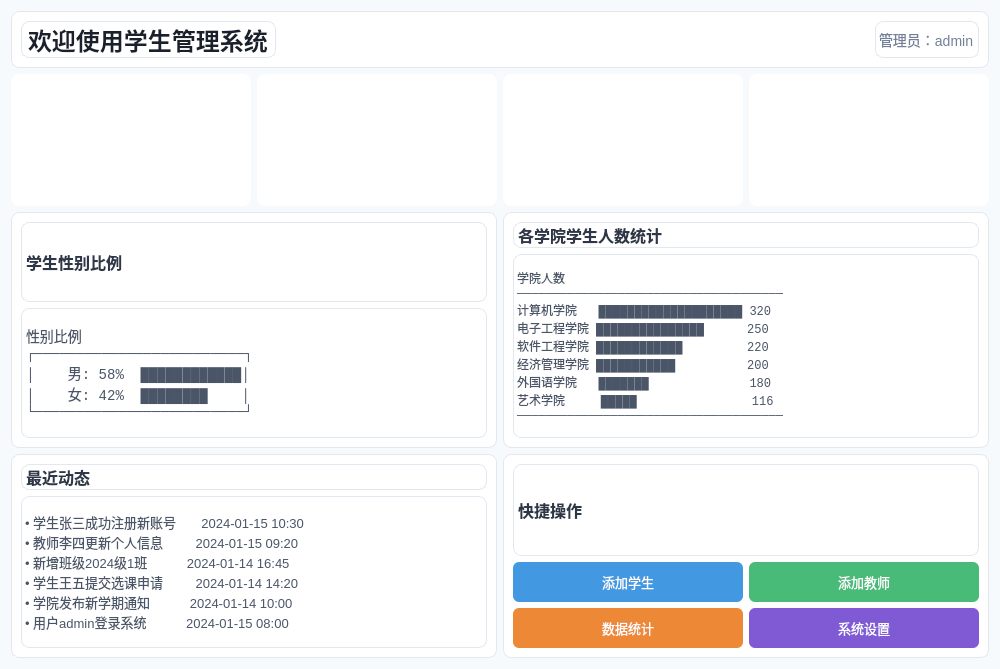
<?xml version="1.0" encoding="UTF-8"?>
<ui version="4.0">
 <class>HomePage</class>
 <widget class="QWidget" name="HomePage">
  <property name="geometry">
   <rect>
    <x>0</x>
    <y>0</y>
    <width>1000</width>
    <height>650</height>
   </rect>
  </property>
  <property name="styleSheet">
   <string notr="true">QWidget {
    background: #f7fafc;
}
QFrame {
    background: white;
    border-radius: 8px;
    border: 1px solid #e2e8f0;
}
QLabel {
    color: #4a5568;
}
</string>
  </property>
  <layout class="QVBoxLayout" name="verticalLayout">
   <item>
    <widget class="QFrame" name="headerFrame">
     <layout class="QHBoxLayout" name="horizontalLayout">
      <item>
       <widget class="QLabel" name="welcomeLabel">
        <property name="styleSheet">
         <string notr="true">font-size: 24px; font-weight: bold; color: #1a202c;</string>
        </property>
        <property name="text">
         <string>欢迎使用学生管理系统</string>
        </property>
       </widget>
      </item>
      <item>
       <spacer name="horizontalSpacer">
        <property name="orientation">
         <enum>Qt::Orientation::Horizontal</enum>
        </property>
        <property name="sizeHint" stdset="0">
         <size>
          <width>40</width>
          <height>20</height>
         </size>
        </property>
       </spacer>
      </item>
      <item>
       <widget class="QLabel" name="userLabel">
        <property name="styleSheet">
         <string notr="true">font-size: 14px; color: #718096;</string>
        </property>
        <property name="text">
         <string>管理员：admin</string>
        </property>
       </widget>
      </item>
     </layout>
    </widget>
   </item>
   <item>
    <layout class="QHBoxLayout" name="horizontalLayout_2">
     <item>
      <widget class="QFrame" name="studentCountFrame">
       <property name="styleSheet">
        <string notr="true">QFrame {
        background-color: qlineargradient(
            x1:0, y1:0,
            x2:1, y2:1,
            stop:0 #667eea,
            stop:1 #764ba2
        );
        border: none;
    }
    QLabel {
        color: white;
    }</string>
       </property>
       <layout class="QVBoxLayout" name="verticalLayout_2">
        <item>
         <widget class="QLabel" name="studentIcon">
          <property name="styleSheet">
           <string notr="true">font-size: 32px;</string>
          </property>
          <property name="text">
           <string>学生</string>
          </property>
         </widget>
        </item>
        <item>
         <widget class="QLabel" name="studentCount">
          <property name="styleSheet">
           <string notr="true">font-size: 28px; font-weight: bold;</string>
          </property>
          <property name="text">
           <string>1,286</string>
          </property>
         </widget>
        </item>
        <item>
         <widget class="QLabel" name="studentLabel">
          <property name="styleSheet">
           <string notr="true">font-size: 14px; opacity: 0.9;</string>
          </property>
          <property name="text">
           <string>学生总数</string>
          </property>
         </widget>
        </item>
       </layout>
      </widget>
     </item>
     <item>
      <widget class="QFrame" name="teacherCountFrame">
       <property name="styleSheet">
        <string notr="true">QFrame {
        background-color: qlineargradient(
            x1:0, y1:0,
            x2:1, y2:1,
            stop:0 #f093fb,
            stop:1 #f5576c
        );
    border: none;
}
QLabel {
    color: white;
}</string>
       </property>
       <layout class="QVBoxLayout" name="verticalLayout_3">
        <item>
         <widget class="QLabel" name="teacherIcon">
          <property name="styleSheet">
           <string notr="true">font-size: 32px;</string>
          </property>
          <property name="text">
           <string>教师</string>
          </property>
         </widget>
        </item>
        <item>
         <widget class="QLabel" name="teacherCount">
          <property name="styleSheet">
           <string notr="true">font-size: 28px; font-weight: bold;</string>
          </property>
          <property name="text">
           <string>320</string>
          </property>
         </widget>
        </item>
        <item>
         <widget class="QLabel" name="teacherLabel">
          <property name="styleSheet">
           <string notr="true">font-size: 14px; opacity: 0.9;</string>
          </property>
          <property name="text">
           <string>教师总数</string>
          </property>
         </widget>
        </item>
       </layout>
      </widget>
     </item>
     <item>
      <widget class="QFrame" name="classCountFrame">
       <property name="styleSheet">
        <string notr="true">QFrame {
        background-color: qlineargradient(
            x1:0, y1:0,
            x2:1, y2:1,
            stop:0 #4facfe,
            stop:1 #00f2fe
        );
    border: none;
}
QLabel {
    color: white;
}</string>
       </property>
       <layout class="QVBoxLayout" name="verticalLayout_4">
        <item>
         <widget class="QLabel" name="classIcon">
          <property name="styleSheet">
           <string notr="true">font-size: 32px;</string>
          </property>
          <property name="text">
           <string>班级</string>
          </property>
         </widget>
        </item>
        <item>
         <widget class="QLabel" name="classCount">
          <property name="styleSheet">
           <string notr="true">font-size: 28px; font-weight: bold;</string>
          </property>
          <property name="text">
           <string>48</string>
          </property>
         </widget>
        </item>
        <item>
         <widget class="QLabel" name="classLabel">
          <property name="styleSheet">
           <string notr="true">font-size: 14px; opacity: 0.9;</string>
          </property>
          <property name="text">
           <string>班级总数</string>
          </property>
         </widget>
        </item>
       </layout>
      </widget>
     </item>
     <item>
      <widget class="QFrame" name="collegeCountFrame">
       <property name="styleSheet">
        <string notr="true">QFrame {
        background-color: qlineargradient(
            x1:0, y1:0,
            x2:1, y2:1,
            stop:0 #43e97b,
            stop:1 #38f9d7
        );
    border: none;
}
QLabel {
    color: white;
}</string>
       </property>
       <layout class="QVBoxLayout" name="verticalLayout_5">
        <item>
         <widget class="QLabel" name="collegeIcon">
          <property name="styleSheet">
           <string notr="true">font-size: 32px;</string>
          </property>
          <property name="text">
           <string>学校️</string>
          </property>
         </widget>
        </item>
        <item>
         <widget class="QLabel" name="collegeCount">
          <property name="styleSheet">
           <string notr="true">font-size: 28px; font-weight: bold;</string>
          </property>
          <property name="text">
           <string>6</string>
          </property>
         </widget>
        </item>
        <item>
         <widget class="QLabel" name="collegeLabel">
          <property name="styleSheet">
           <string notr="true">font-size: 14px; opacity: 0.9;</string>
          </property>
          <property name="text">
           <string>学院总数</string>
          </property>
         </widget>
        </item>
       </layout>
      </widget>
     </item>
    </layout>
   </item>
   <item>
    <layout class="QHBoxLayout" name="horizontalLayout_3">
     <item>
      <widget class="QFrame" name="chartFrame1">
       <layout class="QVBoxLayout" name="verticalLayout_6">
        <item>
         <widget class="QLabel" name="chart1Title">
          <property name="styleSheet">
           <string notr="true">font-size: 16px; font-weight: bold; color: #2d3748;</string>
          </property>
          <property name="text">
           <string>学生性别比例</string>
          </property>
         </widget>
        </item>
        <item>
         <widget class="QLabel" name="pieChart">
          <property name="styleSheet">
           <string notr="true">font-family: monospace; font-size: 14px; color: #4a5568;</string>
          </property>
          <property name="text">
           <string>
性别比例
┌─────────────────────────┐
│    男: 58%  ████████████│
│    女: 42%  ████████    │
└─────────────────────────┘
           </string>
          </property>
         </widget>
        </item>
       </layout>
      </widget>
     </item>
     <item>
      <widget class="QFrame" name="chartFrame2">
       <layout class="QVBoxLayout" name="verticalLayout_7">
        <item>
         <widget class="QLabel" name="chart2Title">
          <property name="styleSheet">
           <string notr="true">font-size: 16px; font-weight: bold; color: #2d3748;</string>
          </property>
          <property name="text">
           <string>各学院学生人数统计</string>
          </property>
         </widget>
        </item>
        <item>
         <widget class="QLabel" name="barChart">
          <property name="styleSheet">
           <string notr="true">font-family: monospace; font-size: 12px; color: #4a5568;</string>
          </property>
          <property name="text">
           <string>
学院人数
─────────────────────────────────────
计算机学院   ████████████████████ 320
电子工程学院 ███████████████      250
软件工程学院 ████████████         220
经济管理学院 ███████████          200
外国语学院   ███████              180
艺术学院     █████                116
─────────────────────────────────────
           </string>
          </property>
         </widget>
        </item>
       </layout>
      </widget>
     </item>
    </layout>
   </item>
   <item>
    <layout class="QHBoxLayout" name="horizontalLayout_4">
     <item>
      <widget class="QFrame" name="recentFrame">
       <layout class="QVBoxLayout" name="verticalLayout_8">
        <item>
         <widget class="QLabel" name="recentTitle">
          <property name="styleSheet">
           <string notr="true">font-size: 16px; font-weight: bold; color: #2d3748;</string>
          </property>
          <property name="text">
           <string>最近动态</string>
          </property>
         </widget>
        </item>
        <item>
         <widget class="QLabel" name="recentList">
          <property name="styleSheet">
           <string notr="true">font-size: 13px; color: #4a5568;</string>
          </property>
          <property name="text">
           <string>
• 学生张三成功注册新账号       2024-01-15 10:30
• 教师李四更新个人信息         2024-01-15 09:20
• 新增班级2024级1班           2024-01-14 16:45
• 学生王五提交选课申请         2024-01-14 14:20
• 学院发布新学期通知           2024-01-14 10:00
• 用户admin登录系统           2024-01-15 08:00
           </string>
          </property>
         </widget>
        </item>
       </layout>
      </widget>
     </item>
     <item>
      <widget class="QFrame" name="quickFrame">
       <layout class="QVBoxLayout" name="verticalLayout_9">
        <item>
         <widget class="QLabel" name="quickTitle">
          <property name="styleSheet">
           <string notr="true">font-size: 16px; font-weight: bold; color: #2d3748;</string>
          </property>
          <property name="text">
           <string>快捷操作</string>
          </property>
         </widget>
        </item>
        <item>
         <layout class="QGridLayout" name="gridLayout">
          <item row="0" column="0">
           <widget class="QPushButton" name="AddStudentsquickBtn">
            <property name="styleSheet">
             <string notr="true">QPushButton {
    background: #4299e1;
    color: white;
    border: none;
    border-radius: 6px;
    padding: 10px;
    font-size: 13px;
}
QPushButton:hover {
    background: #3182ce;
}</string>
            </property>
            <property name="text">
             <string>添加学生</string>
            </property>
           </widget>
          </item>
          <item row="0" column="1">
           <widget class="QPushButton" name="AddTeachersquickBtn">
            <property name="styleSheet">
             <string notr="true">QPushButton {
    background: #48bb78;
    color: white;
    border: none;
    border-radius: 6px;
    padding: 10px;
    font-size: 13px;
}
QPushButton:hover {
    background: #38a169;
}</string>
            </property>
            <property name="text">
             <string>添加教师</string>
            </property>
           </widget>
          </item>
          <item row="1" column="0">
           <widget class="QPushButton" name="quickBtn3">
            <property name="styleSheet">
             <string notr="true">QPushButton {
    background: #ed8936;
    color: white;
    border: none;
    border-radius: 6px;
    padding: 10px;
    font-size: 13px;
}
QPushButton:hover {
    background: #dd6b20;
}</string>
            </property>
            <property name="text">
             <string>数据统计</string>
            </property>
           </widget>
          </item>
          <item row="1" column="1">
           <widget class="QPushButton" name="quickBtn4">
            <property name="styleSheet">
             <string notr="true">QPushButton {
    background: #805ad5;
    color: white;
    border: none;
    border-radius: 6px;
    padding: 10px;
    font-size: 13px;
}
QPushButton:hover {
    background: #6b46c1;
}</string>
            </property>
            <property name="text">
             <string>系统设置</string>
            </property>
           </widget>
          </item>
         </layout>
        </item>
       </layout>
      </widget>
     </item>
    </layout>
   </item>
  </layout>
 </widget>
 <resources/>
 <connections/>
</ui>
